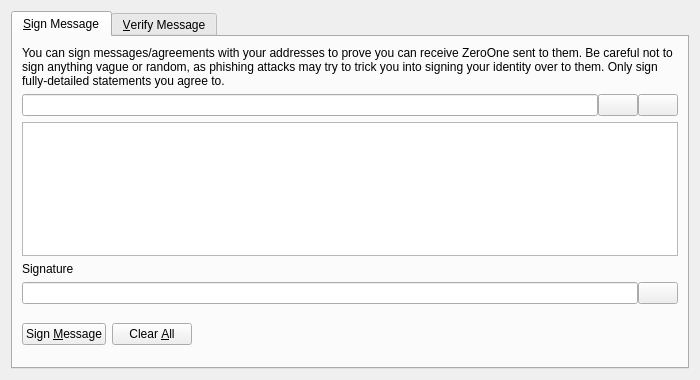
<?xml version="1.0" encoding="UTF-8"?>
<ui version="4.0">
 <class>SignVerifyMessageDialog</class>
 <widget class="QDialog" name="SignVerifyMessageDialog">
  <property name="geometry">
   <rect>
    <x>0</x>
    <y>0</y>
    <width>700</width>
    <height>380</height>
   </rect>
  </property>
  <property name="windowTitle">
   <string>Signatures - Sign / Verify a Message</string>
  </property>
  <property name="modal">
   <bool>true</bool>
  </property>
  <layout class="QVBoxLayout" name="verticalLayout">
   <item>
    <widget class="QTabWidget" name="tabWidget">
     <property name="currentIndex">
      <number>0</number>
     </property>
     <widget class="QWidget" name="tabSignMessage">
      <attribute name="title">
       <string>&amp;Sign Message</string>
      </attribute>
      <layout class="QVBoxLayout" name="verticalLayout_SM">
       <item>
        <widget class="QLabel" name="infoLabel_SM">
         <property name="text">
          <string>You can sign messages/agreements with your addresses to prove you can receive ZeroOne sent to them. Be careful not to sign anything vague or random, as phishing attacks may try to trick you into signing your identity over to them. Only sign fully-detailed statements you agree to.</string>
         </property>
         <property name="textFormat">
          <enum>Qt::PlainText</enum>
         </property>
         <property name="wordWrap">
          <bool>true</bool>
         </property>
        </widget>
       </item>
       <item>
        <layout class="QHBoxLayout" name="horizontalLayout_1_SM">
         <property name="spacing">
          <number>0</number>
         </property>
         <item>
          <widget class="QValidatedLineEdit" name="addressIn_SM">
           <property name="toolTip">
            <string>The ZeroOne address to sign the message with</string>
           </property>
          </widget>
         </item>
         <item>
          <widget class="QPushButton" name="addressBookButton_SM">
           <property name="toolTip">
            <string>Choose previously used address</string>
           </property>
           <property name="text">
            <string/>
           </property>
           <property name="shortcut">
            <string>Alt+A</string>
           </property>
           <property name="autoDefault">
            <bool>false</bool>
           </property>
          </widget>
         </item>
         <item>
          <widget class="QPushButton" name="pasteButton_SM">
           <property name="toolTip">
            <string>Paste address from clipboard</string>
           </property>
           <property name="text">
            <string/>
           </property>
           <property name="shortcut">
            <string>Alt+P</string>
           </property>
           <property name="autoDefault">
            <bool>false</bool>
           </property>
          </widget>
         </item>
        </layout>
       </item>
       <item>
        <widget class="QPlainTextEdit" name="messageIn_SM">
         <property name="toolTip">
          <string>Enter the message you want to sign here</string>
         </property>
        </widget>
       </item>
       <item>
        <widget class="QLabel" name="signatureLabel_SM">
         <property name="text">
          <string>Signature</string>
         </property>
         <property name="textFormat">
          <enum>Qt::PlainText</enum>
         </property>
        </widget>
       </item>
       <item>
        <layout class="QHBoxLayout" name="horizontalLayout_2_SM">
         <property name="spacing">
          <number>0</number>
         </property>
         <item>
          <widget class="QLineEdit" name="signatureOut_SM">
           <property name="font">
            <font>
             <italic>true</italic>
            </font>
           </property>
           <property name="readOnly">
            <bool>true</bool>
           </property>
          </widget>
         </item>
         <item>
          <widget class="QPushButton" name="copySignatureButton_SM">
           <property name="toolTip">
            <string>Copy the current signature to the system clipboard</string>
           </property>
           <property name="text">
            <string/>
           </property>
           <property name="autoDefault">
            <bool>false</bool>
           </property>
          </widget>
         </item>
        </layout>
       </item>
       <item>
        <layout class="QHBoxLayout" name="horizontalLayout_3_SM">
         <item>
          <widget class="QPushButton" name="signMessageButton_SM">
           <property name="toolTip">
            <string>Sign the message to prove you own this ZeroOne address</string>
           </property>
           <property name="text">
            <string>Sign &amp;Message</string>
           </property>
           <property name="autoDefault">
            <bool>false</bool>
           </property>
          </widget>
         </item>
         <item>
          <widget class="QPushButton" name="clearButton_SM">
           <property name="toolTip">
            <string>Reset all sign message fields</string>
           </property>
           <property name="text">
            <string>Clear &amp;All</string>
           </property>
           <property name="autoDefault">
            <bool>false</bool>
           </property>
          </widget>
         </item>
         <item>
          <spacer name="horizontalSpacer_1_SM">
           <property name="orientation">
            <enum>Qt::Horizontal</enum>
           </property>
           <property name="sizeHint" stdset="0">
            <size>
             <width>40</width>
             <height>48</height>
            </size>
           </property>
          </spacer>
         </item>
         <item>
          <widget class="QLabel" name="statusLabel_SM">
           <property name="font">
            <font>
             <weight>75</weight>
             <bold>true</bold>
            </font>
           </property>
           <property name="text">
            <string/>
           </property>
           <property name="wordWrap">
            <bool>true</bool>
           </property>
          </widget>
         </item>
         <item>
          <spacer name="horizontalSpacer_2_SM">
           <property name="orientation">
            <enum>Qt::Horizontal</enum>
           </property>
           <property name="sizeHint" stdset="0">
            <size>
             <width>40</width>
             <height>48</height>
            </size>
           </property>
          </spacer>
         </item>
        </layout>
       </item>
      </layout>
     </widget>
     <widget class="QWidget" name="tabVerifyMessage">
      <attribute name="title">
       <string>&amp;Verify Message</string>
      </attribute>
      <layout class="QVBoxLayout" name="verticalLayout_VM">
       <item>
        <widget class="QLabel" name="infoLabel_VM">
         <property name="text">
          <string>Enter the receiver's address, message (ensure you copy line breaks, spaces, tabs, etc. exactly) and signature below to verify the message. Be careful not to read more into the signature than what is in the signed message itself, to avoid being tricked by a man-in-the-middle attack. Note that this only proves the signing party receives with the address, it cannot prove sendership of any transaction!</string>
         </property>
         <property name="textFormat">
          <enum>Qt::PlainText</enum>
         </property>
         <property name="alignment">
          <set>Qt::AlignLeading|Qt::AlignLeft|Qt::AlignTop</set>
         </property>
         <property name="wordWrap">
          <bool>true</bool>
         </property>
        </widget>
       </item>
       <item>
        <layout class="QHBoxLayout" name="horizontalLayout_1_VM">
         <property name="spacing">
          <number>0</number>
         </property>
         <item>
          <widget class="QValidatedLineEdit" name="addressIn_VM">
           <property name="toolTip">
            <string>The ZeroOne address the message was signed with</string>
           </property>
          </widget>
         </item>
         <item>
          <widget class="QPushButton" name="addressBookButton_VM">
           <property name="toolTip">
            <string>Choose previously used address</string>
           </property>
           <property name="text">
            <string/>
           </property>
           <property name="shortcut">
            <string>Alt+A</string>
           </property>
           <property name="autoDefault">
            <bool>false</bool>
           </property>
          </widget>
         </item>
        </layout>
       </item>
       <item>
        <widget class="QPlainTextEdit" name="messageIn_VM"/>
       </item>
       <item>
        <widget class="QValidatedLineEdit" name="signatureIn_VM"/>
       </item>
       <item>
        <layout class="QHBoxLayout" name="horizontalLayout_2_VM">
         <item>
          <widget class="QPushButton" name="verifyMessageButton_VM">
           <property name="toolTip">
            <string>Verify the message to ensure it was signed with the specified ZeroOne address</string>
           </property>
           <property name="text">
            <string>Verify &amp;Message</string>
           </property>
           <property name="autoDefault">
            <bool>false</bool>
           </property>
          </widget>
         </item>
         <item>
          <widget class="QPushButton" name="clearButton_VM">
           <property name="toolTip">
            <string>Reset all verify message fields</string>
           </property>
           <property name="text">
            <string>Clear &amp;All</string>
           </property>
           <property name="autoDefault">
            <bool>false</bool>
           </property>
          </widget>
         </item>
         <item>
          <spacer name="horizontalSpacer_1_VM">
           <property name="orientation">
            <enum>Qt::Horizontal</enum>
           </property>
           <property name="sizeHint" stdset="0">
            <size>
             <width>40</width>
             <height>48</height>
            </size>
           </property>
          </spacer>
         </item>
         <item>
          <widget class="QLabel" name="statusLabel_VM">
           <property name="font">
            <font>
             <weight>75</weight>
             <bold>true</bold>
            </font>
           </property>
           <property name="text">
            <string/>
           </property>
           <property name="wordWrap">
            <bool>true</bool>
           </property>
          </widget>
         </item>
         <item>
          <spacer name="horizontalSpacer_2_VM">
           <property name="orientation">
            <enum>Qt::Horizontal</enum>
           </property>
           <property name="sizeHint" stdset="0">
            <size>
             <width>40</width>
             <height>48</height>
            </size>
           </property>
          </spacer>
         </item>
        </layout>
       </item>
      </layout>
     </widget>
    </widget>
   </item>
  </layout>
 </widget>
 <customwidgets>
  <customwidget>
   <class>QValidatedLineEdit</class>
   <extends>QLineEdit</extends>
   <header>qvalidatedlineedit.h</header>
  </customwidget>
 </customwidgets>
 <resources>
  <include location="../zeroone.qrc"/>
 </resources>
 <connections/>
</ui>
